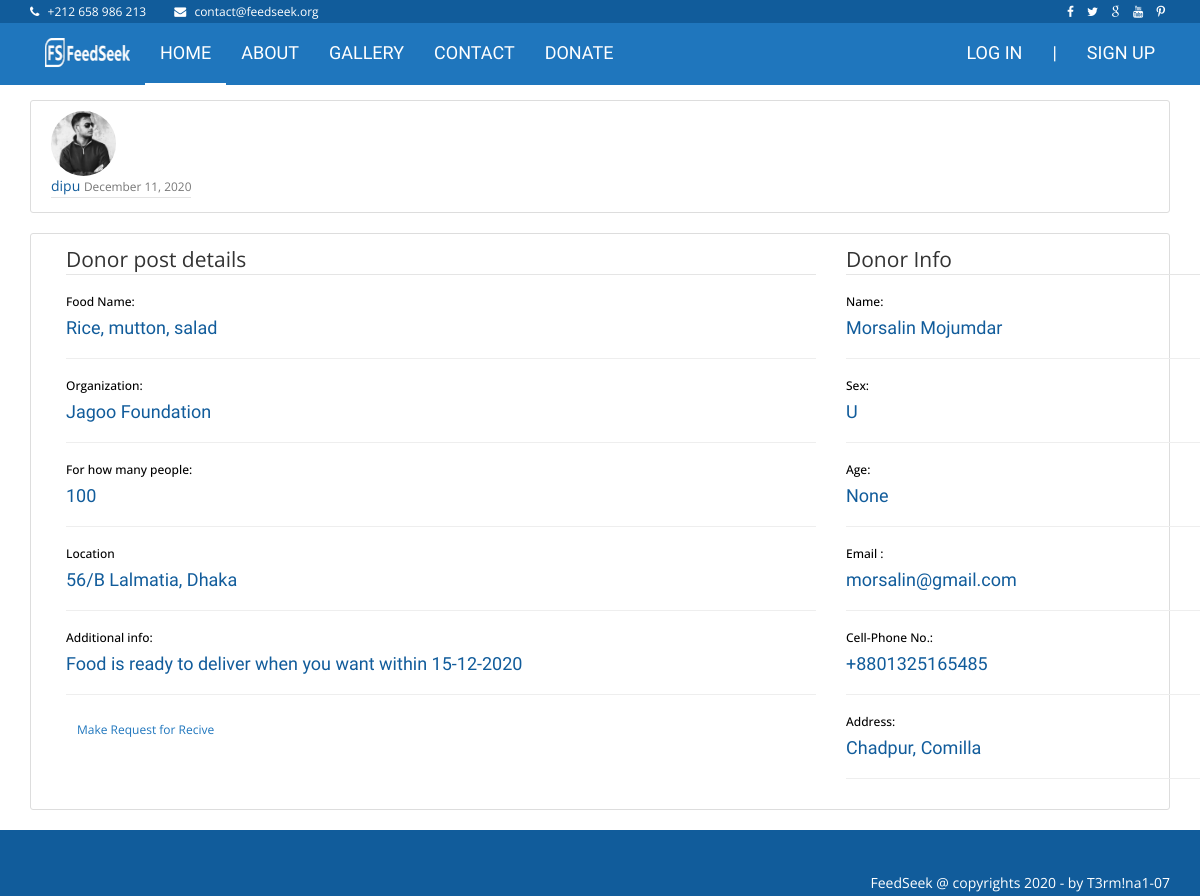
/post/5/, run on the app's committed database.
### donate_post/models.py (models this page shows, shortened)
class Post(models.Model):
    POST_CHOICES = (
        ('D', 'Want to donate',),
        ('R', 'Request for donate',),
    )
    post_choice = models.CharField(max_length=20,choices=POST_CHOICES)
    food_name = models.CharField(max_length=150,blank=True)
    organization_name = models.CharField(max_length=50,blank=True)
    how_many_people = models.IntegerField(blank=True)
    date = models.DateField(blank=True)
    location = models.CharField(max_length=70,blank=True)
    add_note = models.TextField(max_length=500,blank=True)
    date_posted = models.DateTimeField(default=timezone.now)
    author = models.ForeignKey(User, on_delete=models.CASCADE)

### users/models.py (models this page shows, shortened)
class Profile(models.Model):
    SEX_CHOICES = (
        ('Female', 'Female',),
        ('Male', 'Male',),
        ('Unsure', 'Unsure',),
    )
    user = models.OneToOneField(User, on_delete=models.CASCADE)
    image = models.ImageField(default='default.jpg', upload_to='profile_pics')
    full_name = models.CharField(max_length=150, blank=True)
    age = models.IntegerField(null=True,blank=True)
    sex = models.CharField(max_length=6,choices=SEX_CHOICES)
    phone = PhoneNumberField(blank=True)
    address = models.TextField(max_length=30, blank=True)

### donate_post/views.py (the view)
# urls.py: path('post/<int:pk>/', PostDetailView.as_view(), name='post-detail'),
class PostDetailView(DetailView):
    model = Post
    template_name = 'post_detail.html'

### donate_post/templates/post_detail.html
{% extends "pages/base.html" %}
{% block content %}
<article class="media content-section">
    <img class="rounded-circle article-img" style="border-radius: 50%;" src="{{ object.author.profile.image.url }}">
    <div class="media-body">
        <div class="article-metadata">
            <a class="mr-2" href="#">{{ object.author }}</a>
            <small class="text-muted">{{ object.date_posted|date:"F d, Y" }}</small>
        </div>
    </div>
</article>
<div class="content-section">
    <div class="container">
        <div class="row">
            <div class="col-md-12 col-lg-8 mb-5">
                <div class="personal_text">
                    <legend class="border-bottom mb-4" >Donor post details</legend>
                    <h6 style="color: black;">Food Name:</h6>
                    <h4>{{ object.food_name }}</h4>
                    <hr>
                    <h6 style="color: black;">Organization:</h6>
                    <h4>{{ object.organization_name }}</h4>
                    <hr>
                    <h6 style="color: black;">For how many people:</h6>
                    <h4>{{ object.how_many_people }}</h4>
                    <hr>
                    <h6 style="color: black;">Location</h6>
                    <h4>{{ object.location }}</h4>
                    <hr>
                    <h6 style="color: black;">Additional info:</h6>
                    <h4>{{ object.add_note }}</h4>
                    <hr>
                </div>
                {% if object.author == user %}
                <div>
                    <a class="btn btn-secondary btn-sm mt-1 mb-1" href="{% url 'post-update' object.id %}">Update</a>
                    <a class="btn btn-danger btn-sm mt-1 mb-1" href="{% url 'post-delete' object.id %}">Delete</a>
                </div>
                {% else %}
                <div>
                    <a class="btn btn-secondary btn-sm mt-1 mb-1" href="{% url 'post-update' object.id %}">Make Request
                        for
                        Recive</a>
                </div>
                {% endif %}
            </div>
            <div class="col-lg-4">
                <div class="p-4 mb-3 bg-white">
                    <div class="personal_text">
                        <legend class="border-bottom mb-4">Donor Info</legend>
                        <h6 style="color: black;">Name:</h6>
                        <h4>{{ object.author.profile.full_name }}</h4>
                        <hr>
                        <h6 style="color: black;">Sex:</h6>
                        <h4>{{ object.author.profile.sex }}</h4>
                        <hr>
                        <h6 style="color: black;">Age:</h6>
                        <h4>{{ object.author.profile.age }}</h4>
                        <hr>
                        <h6 style="color: black;">Email :</h6>
                        <h4>{{ object.author.email }}</h4>
                        <hr>
                        <h6 style="color: black;">Cell-Phone No.:</h6>
                        <h4>{{ object.author.profile.phone }}</h4>
                        <hr>
                        <h6 style="color: black;">Address:</h6>
                        <h4>{{ object.author.profile.address }}</h4>
                        <hr>
                    </div>
                </div>
            </div>
        </div>
    </div>
</div>
{% endblock content %}

### static/website/css/style.css (style rules this page uses)
body { font-family: "Open sans", sans-serif; color: #115c9b; }
h1, h2, h3, h4 { font-family: "Dosis", sans-serif; }
a { color: inherit; }
.btn-secondary { background: #fff; color: #1f76bd; border-radius: 0; }

### static/users/main.css (style rules this page uses)
.content-section { background: #ffffff; padding: 10px 20px; border: 1px solid #dddddd; border-radius: 3px; margin-bottom: 20px; }
.article-img { height: 65px; width: 65px; margin-right: 16px; }
.article-metadata { padding-bottom: 1px; margin-bottom: 4px; border-bottom: 1px solid #e3e3e3 }

### data on the page
Post: author.profile.image (picture), author "dipu", date_posted "December 11, 2020", food_name "Rice, mutton, salad", organization_name "Jagoo Foundation", how_many_people "100", location "56/B Lalmatia, Dhaka", add_note "Food is ready to deliver when you want within 15-12-2020", author.profile.full_name "Morsalin Mojumdar", author.profile.sex "U", author.profile.age "None", author.email "morsalin@gmail.com", author.profile.phone "+8801325165485", author.profile.address "Chadpur, Comilla"
